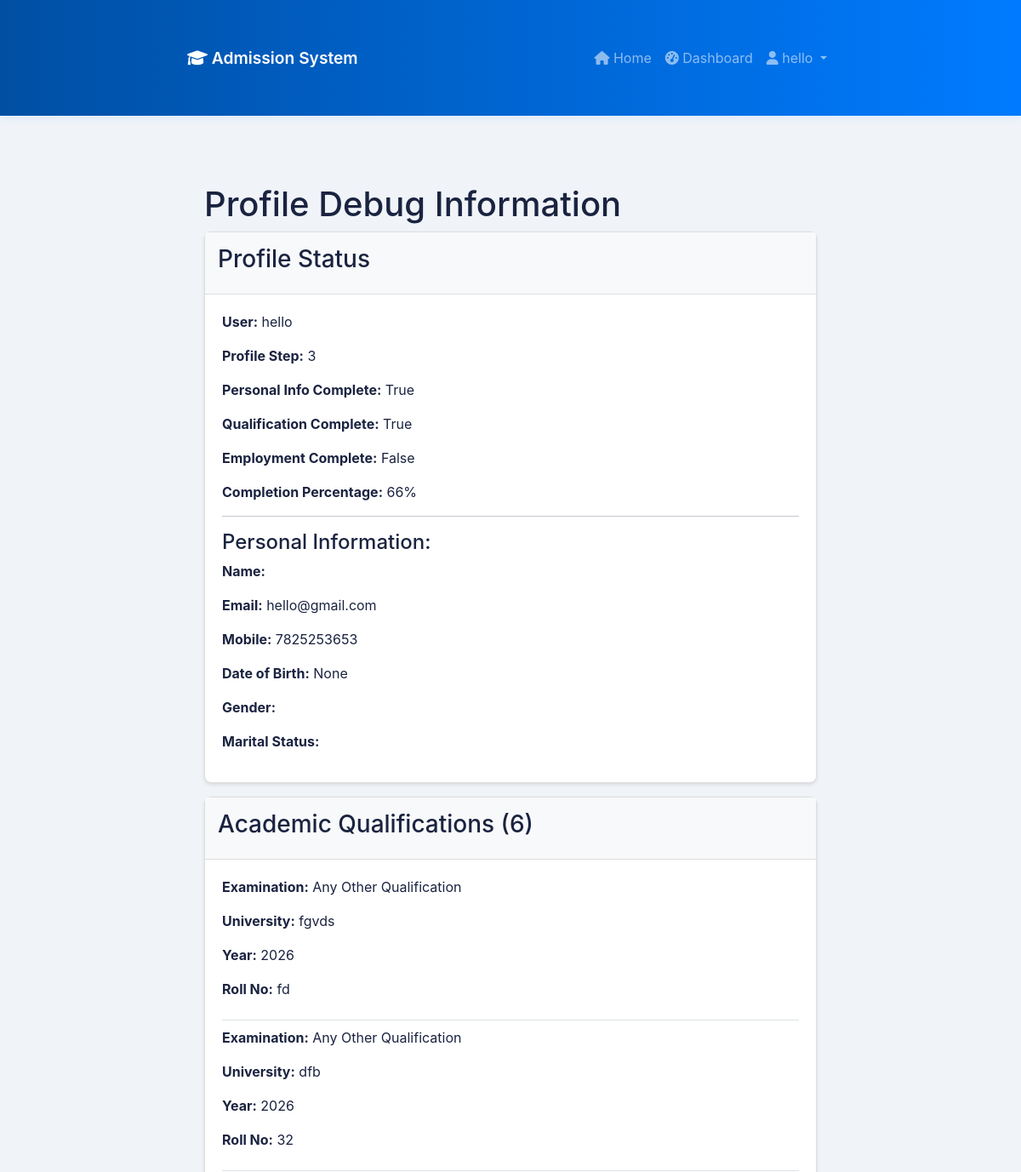
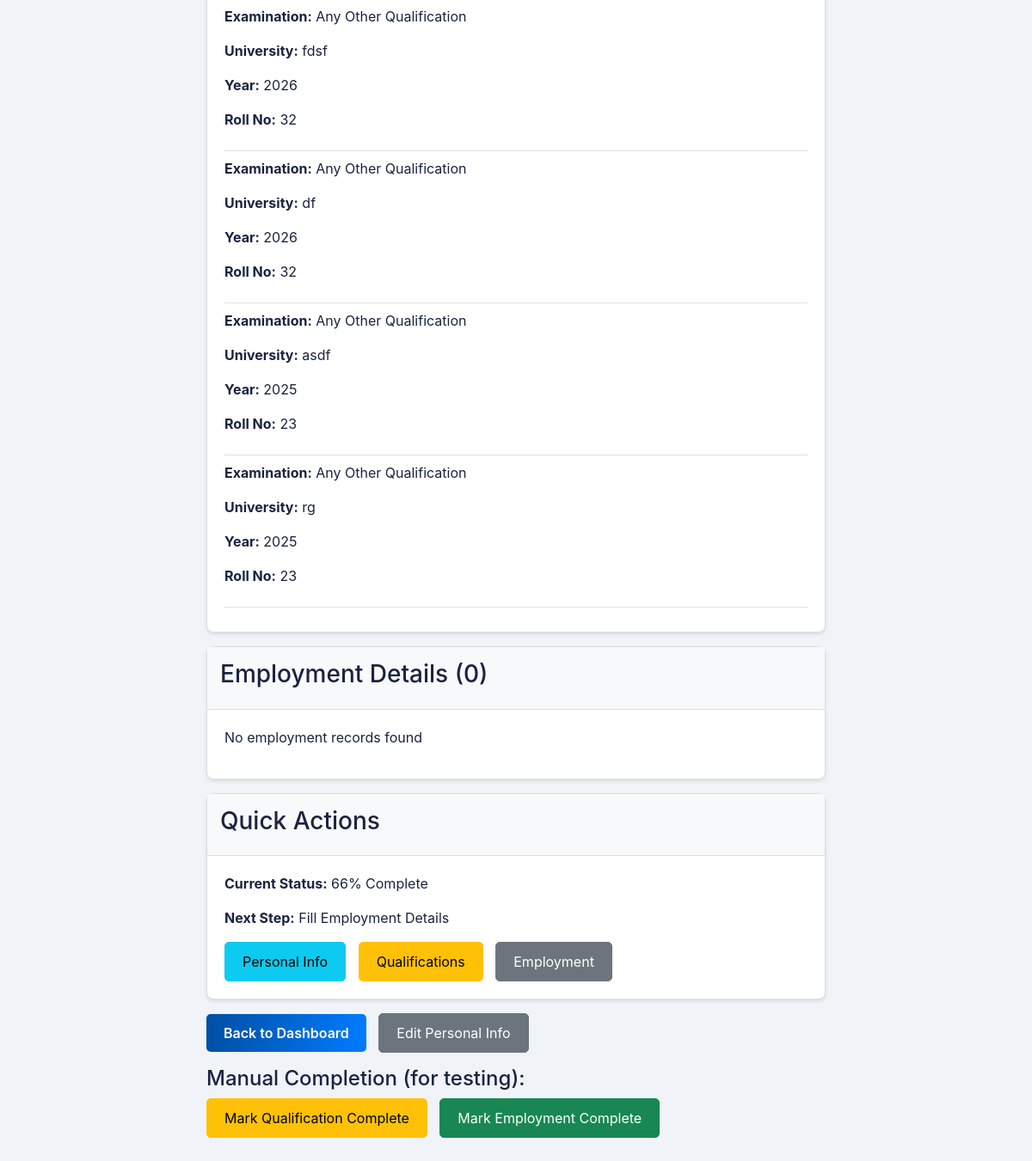
The app's page /debug/ (signed in), older data (2 pictures, top to bottom).
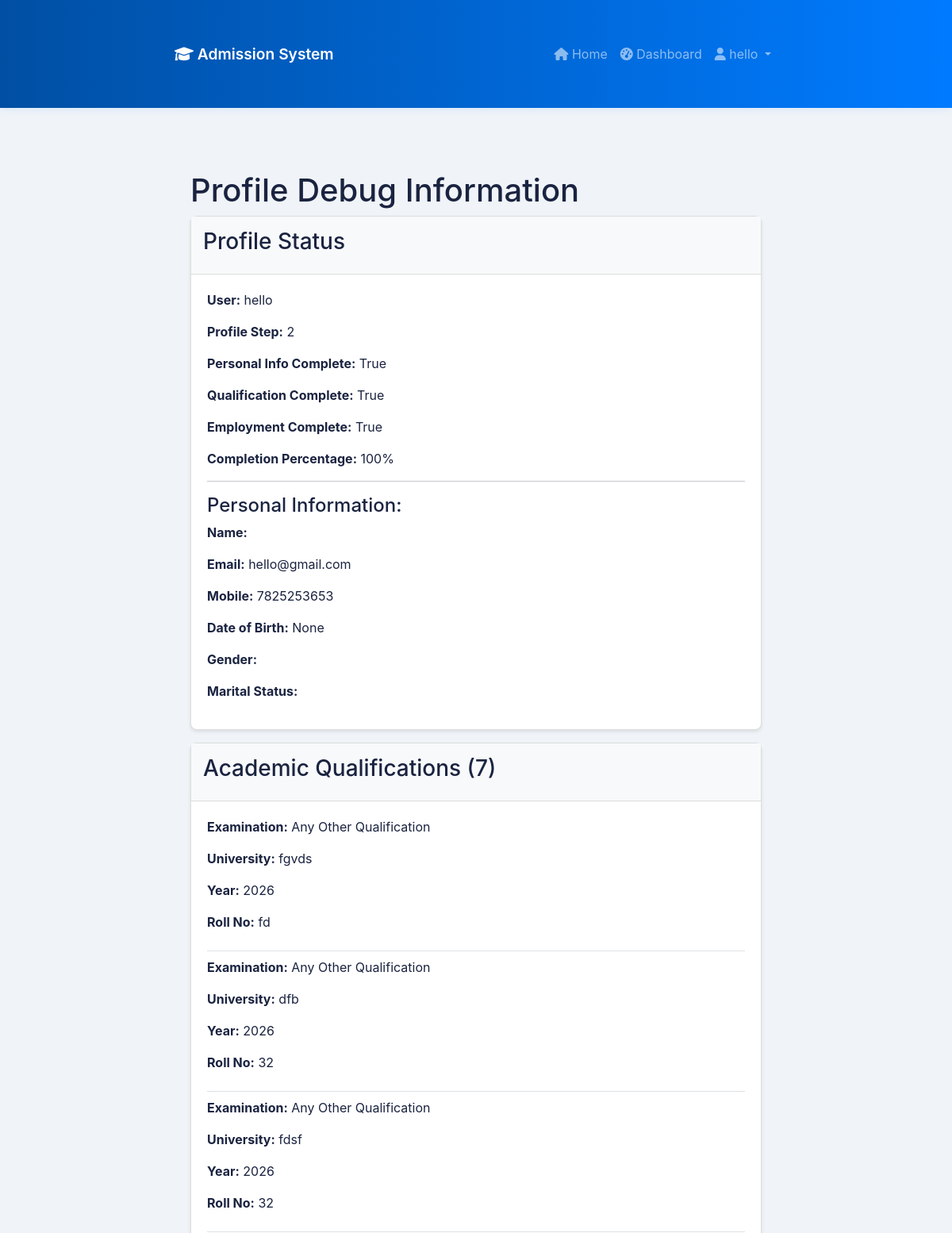
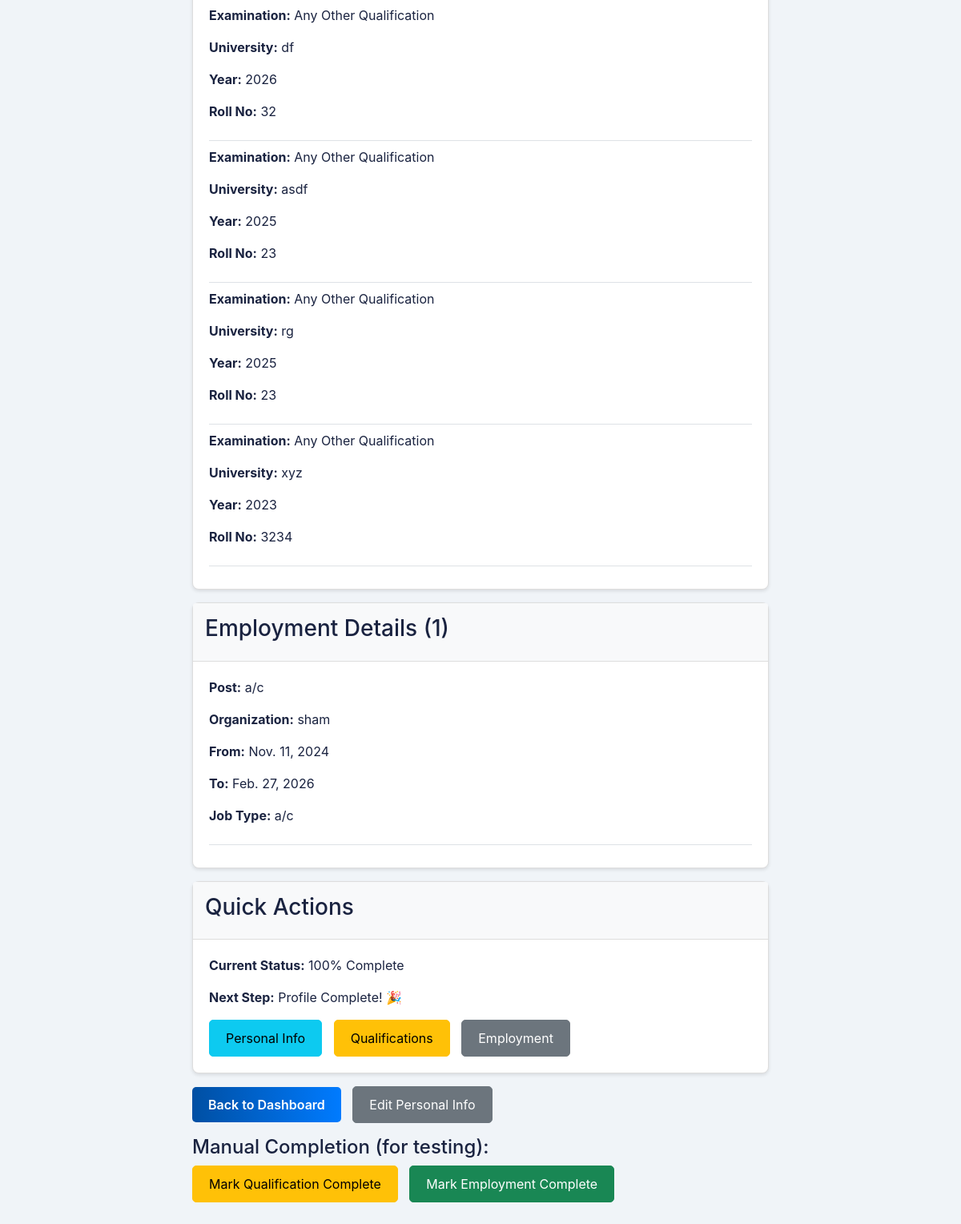
The same page, newer data (2 pictures, top to bottom).
### phd_admission/models.py (models this page shows, shortened)
class UserProfile(models.Model):
    GENDER_CHOICES = [
        ('M', 'Male'),
        ('F', 'Female'),
        ('O', 'Other'),
    ]
    MARITAL_STATUS_CHOICES = [
        ('S', 'Single'),
        ('M', 'Married'),
        ('D', 'Divorced'),
        ('W', 'Widowed'),
    ]
    user = models.OneToOneField(User, on_delete=models.CASCADE, related_name='profile')
    email = models.EmailField(blank=True, null=True)
    mobile_number = models.CharField(max_length=15, blank=True, null=True)
    date_of_birth = models.DateField(blank=True, null=True)
    gender = models.CharField(max_length=1, choices=GENDER_CHOICES, blank=True, null=True)
    marital_status = models.CharField(max_length=1, choices=MARITAL_STATUS_CHOICES, blank=True, null=True)
    profile_step = models.PositiveIntegerField(default=1)  # 1: Personal Info, 2: Qualification, 3: Employment
    is_personal_info_complete = models.BooleanField(default=False)
    is_qualification_complete = models.BooleanField(default=False)
    is_employment_complete = models.BooleanField(default=False)
    created_at = models.DateTimeField(auto_now_add=True)
    updated_at = models.DateTimeField(auto_now=True)
    class Meta:
        verbose_name = "User Profile"
        verbose_name_plural = "User Profiles"
    @property
    def completion_percentage(self):
        completed_steps = 0
        if self.is_personal_info_complete:
            completed_steps += 1
        if self.is_qualification_complete:
            completed_steps += 1
        if self.is_employment_complete:
            completed_steps += 1
        return int((completed_steps / 3) * 100)
    def get_gender_display(self):
        return dict(self.GENDER_CHOICES).get(self.gender, '')
    def get_marital_status_display(self):
        return dict(self.MARITAL_STATUS_CHOICES).get(self.marital_status, '')

### phd_academic_qualifications/models.py (models this page shows, shortened)
class AcademicQualification(models.Model):
    user = models.ForeignKey(User, on_delete=models.CASCADE, null=True, blank=True, related_name='academic_qualifications')
    EXAM_TYPES = [
        ('matric', 'Matric'),
        ('10+2', '10+2'),
        ('bachelor', 'Bachelor Degree'),
        ('master', 'Master Degree'),
        ('mphil', 'M.Phil.'),
        ('net_jrf_gate_gpat', 'NET/JRF/GATE/GPAT'),
        ('fellowship', 'Any Other Fellowship'),
        ('other', 'Any Other Qualification'),
    ]
    examination_passed = models.CharField(
        max_length=50,
        choices=EXAM_TYPES,
        verbose_name="Examination Passed"
    )
    custom_examination = models.CharField(
        max_length=200,
        blank=True,
        null=True,
        verbose_name="Custom Examination Name"
    )
    university_board = models.CharField(
        max_length=300,
        verbose_name="Name of University / Board"
    )
    year_of_passing = models.PositiveIntegerField(
        verbose_name="Year of Passing",
        validators=[MinValueValidator(1950), MaxValueValidator(2050)]
    )
    roll_number = models.CharField(
        max_length=50,
        verbose_name="Roll No."
    )
    grade = models.CharField(
        max_length=20,
        blank=True,
        null=True,
        verbose_name="Grade"
    )
    marks_obtained = models.DecimalField(
        max_digits=8,
        decimal_places=2,
        blank=True,
        null=True,
        verbose_name="Marks Obtained"
    )
    max_marks = models.DecimalField(
        max_digits=8,
        decimal_places=2,
        blank=True,
        null=True,
        verbose_name="Maximum Marks"
    )
    percentage = models.DecimalField(
        max_digits=5,
        decimal_places=2,
        blank=True,
        null=True,
        verbose_name="Percentage of Marks"
    )
    subjects = models.CharField(
        max_length=500,
        verbose_name="Subjects"
    )
    created_at = models.DateTimeField(auto_now_add=True)
    updated_at = models.DateTimeField(auto_now=True)
    class Meta:
        verbose_name = "Academic Qualification"
        verbose_name_plural = "Academic Qualifications"
        ordering = ['-year_of_passing']

### employment_details/models.py (models this page shows, shortened)
class EmploymentDetail(models.Model):
    user = models.ForeignKey(User, on_delete=models.CASCADE, null=True, blank=True, related_name='employment_details')
    sr_no = models.PositiveIntegerField(default=1)
    post_held = models.CharField(max_length=200, verbose_name="Name of Post Held")
    organization = models.CharField(max_length=300, verbose_name="Name of Organization")
    from_date = models.DateField(verbose_name="From Date")
    to_date = models.DateField(verbose_name="To Date")
    experience_years = models.PositiveIntegerField(default=0, verbose_name="Experience in Years")
    experience_months = models.PositiveIntegerField(default=0, verbose_name="Experience in Months")
    job_type = models.CharField(max_length=100, verbose_name="Type/Nature of Job")
    remarks = models.TextField(blank=True, null=True, verbose_name="Remarks")
    created_at = models.DateTimeField(auto_now_add=True)
    updated_at = models.DateTimeField(auto_now=True)
    class Meta:
        verbose_name = "Employment Detail"
        verbose_name_plural = "Employment Details"
        ordering = ['sr_no']

### phd_admission/views.py (the view)
# urls.py: path('debug/', views.debug_profile, name='debug_profile'),
@login_required
def debug_profile(request):
    from employment_details.models import EmploymentDetail
    from phd_academic_qualifications.models import AcademicQualification
    profile = UserProfile.objects.get(user=request.user)
    user_quals = AcademicQualification.objects.filter(user=request.user)
    user_emps = EmploymentDetail.objects.filter(user=request.user)
    context = {
        'profile': profile,
        'user_quals': user_quals,
        'user_emps': user_emps,
        'completion_percentage': profile.completion_percentage,
    }
    return render(request, 'debug_profile.html', context)

### templates/debug_profile.html (shortened to what this page needs)
{% extends 'base.html' %}
{% block content %}
<div class="container">
    <h1>Profile Debug Information</h1>
    <div class="card">
        <div class="card-header">
            <h3>Profile Status</h3>
        </div>
        <div class="card-body">
            <p><strong>User:</strong> {{ profile.user.username }}</p>
            <p><strong>Profile Step:</strong> {{ profile.profile_step }}</p>
            <p><strong>Personal Info Complete:</strong> {{ profile.is_personal_info_complete }}</p>
            <p><strong>Qualification Complete:</strong> {{ profile.is_qualification_complete }}</p>
            <p><strong>Employment Complete:</strong> {{ profile.is_employment_complete }}</p>
            <p><strong>Completion Percentage:</strong> {{ completion_percentage }}%</p>
            <hr>
            <h4>Personal Information:</h4>
            <p><strong>Name:</strong> {{ profile.user.first_name }}</p>
            <p><strong>Email:</strong> {{ profile.user.email }}</p>
            <p><strong>Mobile:</strong> {{ profile.mobile_number }}</p>
            <p><strong>Date of Birth:</strong> {{ profile.date_of_birth }}</p>
            <p><strong>Gender:</strong> {{ profile.get_gender_display }}</p>
            <p><strong>Marital Status:</strong> {{ profile.get_marital_status_display }}</p>
        </div>
    </div>
    <div class="card mt-3">
        <div class="card-header">
            <h3>Academic Qualifications ({{ user_quals.count }})</h3>
        </div>
        <div class="card-body">
            {% for qual in user_quals %}
                <div class="border-bottom pb-2 mb-2">
                    <p><strong>Examination:</strong> {{ qual.get_examination_passed_display }}</p>
                    <p><strong>University:</strong> {{ qual.university_board }}</p>
                    <p><strong>Year:</strong> {{ qual.year_of_passing }}</p>
                    <p><strong>Roll No:</strong> {{ qual.roll_number }}</p>
                </div>
            {% empty %}
                <p>No qualifications found</p>
            {% endfor %}
        </div>
    </div>
    <div class="card mt-3">
        <div class="card-header">
            <h3>Employment Details ({{ user_emps.count }})</h3>
        </div>
        <div class="card-body">
            {% for emp in user_emps %}
                <div class="border-bottom pb-2 mb-2">
                    <p><strong>Post:</strong> {{ emp.post_held }}</p>
                    <p><strong>Organization:</strong> {{ emp.organization }}</p>
                    <p><strong>From:</strong> {{ emp.from_date }}</p>
                    <p><strong>To:</strong> {{ emp.to_date }}</p>
                    <p><strong>Job Type:</strong> {{ emp.job_type }}</p>
                </div>
            {% empty %}
                <p>No employment records found</p>
            {% endfor %}
        </div>
    </div>
    <div class="card mt-3">
        <div class="card-header">
            <h3>Quick Actions</h3>
        </div>
        <div class="card-body">
            <p><strong>Current Status:</strong> {{ completion_percentage }}% Complete</p>
            <p><strong>Next Step:</strong>
                {% if profile.is_personal_info_complete and not profile.is_qualification_complete %}
                    Fill Academic Qualifications
                {% elif profile.is_qualification_complete and not profile.is_employment_complete %}
                    Fill Employment Details
                {% elif profile.is_employment_complete %}
                    Profile Complete! 🎉
                {% else %}
                    Fill Personal Information
                {% endif %}
            </p>
            <div class="mt-3">
                <a href="{% url 'profile_personal_info' %}" class="btn btn-info">Personal Info</a>
                <a href="{% url 'profile_qualification' %}" class="btn btn-warning">Qualifications</a>
                <a href="/employment/" class="btn btn-secondary">Employment</a>
            </div>
        </div>
    </div>
    <div class="mt-3">
        <a href="{% url 'dashboard' %}" class="btn btn-primary">Back to Dashboard</a>
        <a href="{% url 'profile_personal_info' %}" class="btn btn-secondary">Edit Personal Info</a>
        <div class="mt-3">
            <h4>Manual Completion (for testing):</h4>
            <form method="post" action="{% url 'complete_qualification' %}" style="display: inline;">
                <button type="submit" class="btn btn-warning">Mark Qualification Complete</button>
            </form>
            <form method="post" action="{% url 'complete_employment' %}" style="display: inline;">
                <button type="submit" class="btn btn-success">Mark Employment Complete</button>
            </form>
        </div>
    </div>
</div>
{% endblock %}

### templates/base.html (shortened to what this page needs)
<!DOCTYPE html>
<html lang="en">
<head>
    <link href="https://cdn.jsdelivr.net/npm/bootstrap@5.1.3/dist/css/bootstrap.min.css" rel="stylesheet">
    <link rel="stylesheet" href="https://cdnjs.cloudflare.com/ajax/libs/font-awesome/6.0.0/css/all.min.css">
</head>
<body>
    <nav class="navbar navbar-expand-lg navbar-dark">
        <div class="container">
            <a class="navbar-brand" href="{% url 'home' %}">
                <i class="fas fa-graduation-cap"></i> Admission System
            </a>
            <div class="collapse navbar-collapse" id="navbarNav">
                <ul class="navbar-nav ms-auto">
                    <li class="nav-item">
                        <a class="nav-link" href="{% url 'home' %}">
                            <i class="fas fa-home"></i> Home
                        </a>
                    </li>
                    {% if user.is_authenticated %}
                        <li class="nav-item">
                            <a class="nav-link" href="{% url 'dashboard' %}">
                                <i class="fas fa-tachometer-alt"></i> Dashboard
                            </a>
                        </li>
                        <li class="nav-item dropdown">
                            <a class="nav-link dropdown-toggle" href="#" id="navbarDropdown" role="button" data-bs-toggle="dropdown">
                                <i class="fas fa-user"></i> {{ user.username }}
                            </a>
                        </li>
                    {% endif %}
                </ul>
            </div>
        </div>
    </nav>
    <div class="container main-container">
        {% block content %}
        {% endblock %}
    </div>
</body>
</html>

### templates/base.html (style rules this page uses)
:root { --primary: #007bff; --primary-dark: #0056b3; --primary-light: #e8f2ff; --bg: #f0f4f8; --card: #ffffff; --border: #cce0ff; --text: #1a2340; --muted: #6b7a99; }
body { background: var(--bg); font-family: 'Inter', sans-serif; color: var(--text); min-height: 100vh; }
.navbar { background: linear-gradient(90deg, #004fa3, #007bff); box-shadow: 0 2px 10px rgba(0,123,255,0.1); }
.navbar-brand { font-weight: 600; font-size: 1.2rem; }
.main-container { padding: 2rem; }
.card { border: 1px solid var(--border); border-radius: 10px; box-shadow: 0 2px 12px rgba(0,123,255,0.07); }
.btn-primary { background: linear-gradient(90deg, #004fa3, #007bff); border: none; font-weight: 600; }

### templates/debug_profile.html (style rules this page uses)
.container { max-width: 800px; margin: 20px auto; padding: 20px; }
.card { border: 1px solid #ddd; border-radius: 8px; box-shadow: 0 2px 4px rgba(0,0,0,0.1); }
.card-header { background-color: #f8f9fa; padding: 15px; border-bottom: 1px solid #ddd; }
.card-body { padding: 20px; }
.btn { padding: 10px 20px; margin-right: 10px; text-decoration: none; border-radius: 5px; display: inline-block; }
.btn-primary { background-color: #007bff; color: white; }
.btn-secondary { background-color: #6c757d; color: white; }

Row changes from the older to the newer data that the page shows:
changed UserProfile "True": profile_step "3" → "2"; is_employment_complete "False" → "True"
added AcademicQualification: examination_passed "Any Other Qualification", university_board "xyz", year_of_passing "2023", roll_number "3234"
added EmploymentDetail: post_held "a/c", organization "sham", from_date "Nov. 11, 2024", to_date "Feb. 27, 2026", job_type "a/c"
Text that changed along with them:
{{ completion_percentage }}: "66" → "100"
{{ user_quals.count }}: "6" → "7"
{{ user_emps.count }}: "0" → "1"
text no longer shown: "No employment records found Fill Employment Details"
text now shown: "Profile Complete! 🎉"
